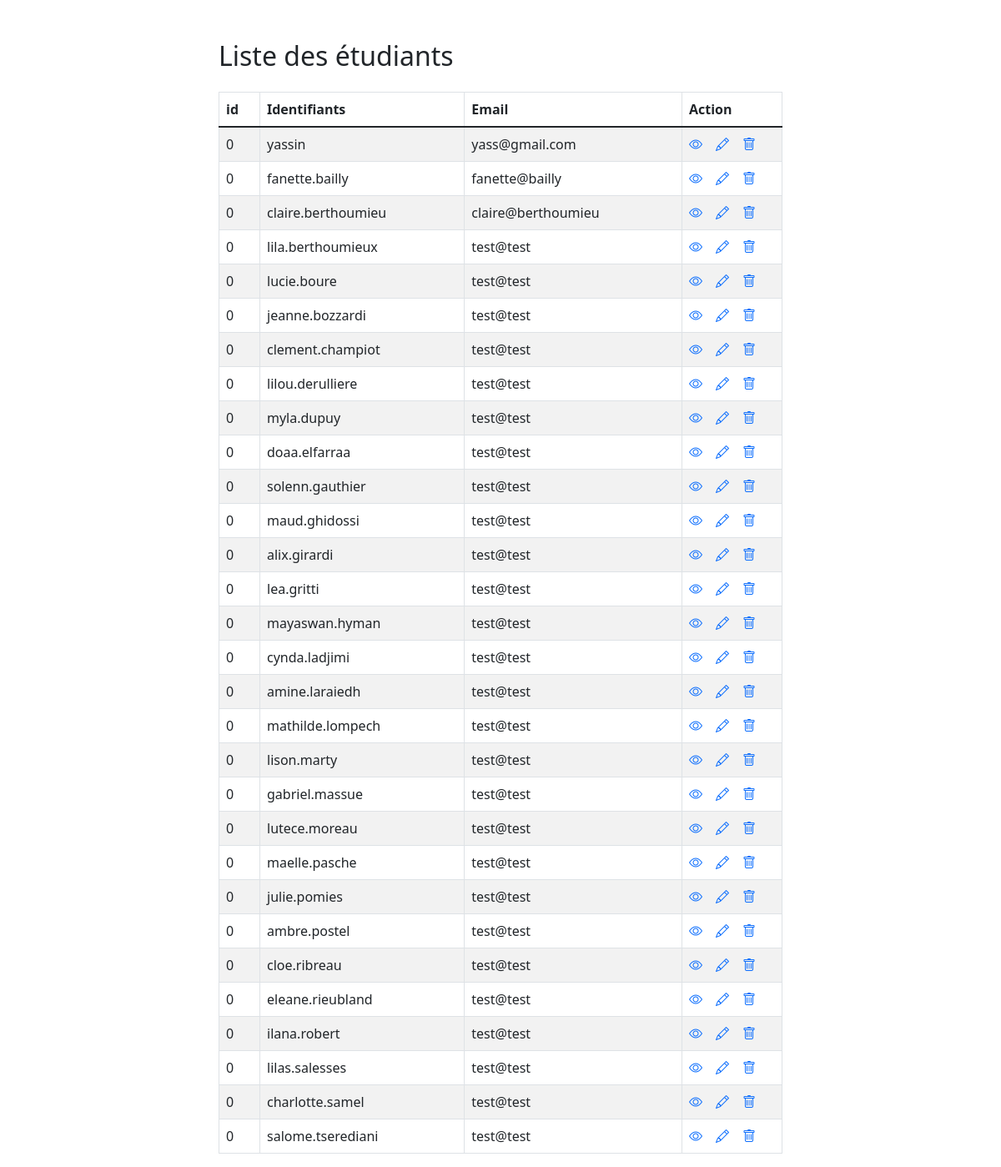
Screenshot of /crud.php with the database file from the repository.
### tables this page shows
CREATE TABLE `users` (
  `id` int(11) NOT NULL,
  `username` varchar(255) NOT NULL,
  `email` varchar(255) NOT NULL,
  `password` varchar(255) NOT NULL
);

### crud.php (the view, shortened to what this page needs)
<!DOCTYPE html>
<html lang="fr">
<head>
    <link rel="stylesheet" href="https://cdn.jsdelivr.net/npm/bootstrap-icons@1.8.1/font/bootstrap-icons.css">
    <link href="https://cdn.jsdelivr.net/npm/bootstrap@5.1.3/dist/css/bootstrap.min.css" rel="stylesheet">
</head>
<body>
    <div class="wrapper">
        <div class="container-fluid">
            <div class="row">
                <div class="col-md-12">
                    <div class="mt-5 mb-3 d-flex justify-content-between">
                        <h2 class="pull-left">Liste des étudiants</h2>
                    </div>
                    <?php
require_once "connect.php";
                    $sql = "SELECT * FROM users";
                    if($result = mysqli_query($link, $sql)){
                        if(mysqli_num_rows($result) > 0){
                            echo '<table class="table table-bordered table-striped">';
                                echo "<thead>";
                                    echo "<tr>";
                                        echo "<th>id</th>";
                                        echo "<th>Identifiants</th>";
                                        echo "<th>Email</th>";
                                        echo "<th>Action</th>";
                                    echo "</tr>";
                                echo "</thead>";
                                echo "<tbody>";
                                while($row = mysqli_fetch_array($result)){
                                    echo "<tr>";
                                        echo "<td>" . $row['id'] . "</td>";
                                        echo "<td>" . $row['username'] . "</td>";
                                        echo "<td>" . $row['email'] . "</td>";
                                        echo "<td>";
                                            echo '<a href="read.php?id='. $row['id'] .'" class="me-3" ><span class="bi bi-eye"></span></a>';
                                            echo '<a href="update.php?id='. $row['id'] .'" class="me-3" ><span class="bi bi-pencil"></span></a>';
                                            echo '<a href="delete.php?id='. $row['id'] .'" ><span class="bi bi-trash"></span></a>';
                                        echo "</td>";
                                    echo "</tr>";
                                }
                                echo "</tbody>";
                            echo "</table>";
                        } else{
                            echo '<div class="alert alert-danger"><em>Pas d\'enregistrement</em></div>';
                        }
                    } else{
                        echo "Oops! Une erreur est survenue";
                    }
                    ?>
                </div>
            </div>
        </div>
    </div>
</body>
</html>

### crud.php (style rules this page uses)
.wrapper { width: 700px; margin: 0 auto; }
table tr td:last-child { width: 120px; }

### rows the page displays
users: id "0", username "yassin", email "yass@gmail.com"
users: id "0", username "fanette.bailly", email "fanette@bailly"
users: id "0", username "claire.berthoumieu", email "claire@berthoumieu"
users: id "0", username "lila.berthoumieux", email "test@test"
users: id "0", username "lucie.boure", email "test@test"
users: id "0", username "jeanne.bozzardi", email "test@test"
users: id "0", username "clement.champiot", email "test@test"
users: id "0", username "lilou.derulliere", email "test@test"
users: id "0", username "myla.dupuy", email "test@test"
users: id "0", username "doaa.elfarraa", email "test@test"
users: id "0", username "solenn.gauthier", email "test@test"
users: id "0", username "maud.ghidossi", email "test@test"
users: id "0", username "alix.girardi", email "test@test"
users: id "0", username "lea.gritti", email "test@test"
users: id "0", username "mayaswan.hyman", email "test@test"
users: id "0", username "cynda.ladjimi", email "test@test"
users: id "0", username "amine.laraiedh", email "test@test"
users: id "0", username "mathilde.lompech", email "test@test"
users: id "0", username "lison.marty", email "test@test"
users: id "0", username "gabriel.massue", email "test@test"
users: id "0", username "lutece.moreau", email "test@test"
users: id "0", username "maelle.pasche", email "test@test"
users: id "0", username "julie.pomies", email "test@test"
users: id "0", username "ambre.postel", email "test@test"
users: id "0", username "cloe.ribreau", email "test@test"
users: id "0", username "eleane.rieubland", email "test@test"
users: id "0", username "ilana.robert", email "test@test"
users: id "0", username "lilas.salesses", email "test@test"
users: id "0", username "charlotte.samel", email "test@test"
users: id "0", username "salome.tserediani", email "test@test"
